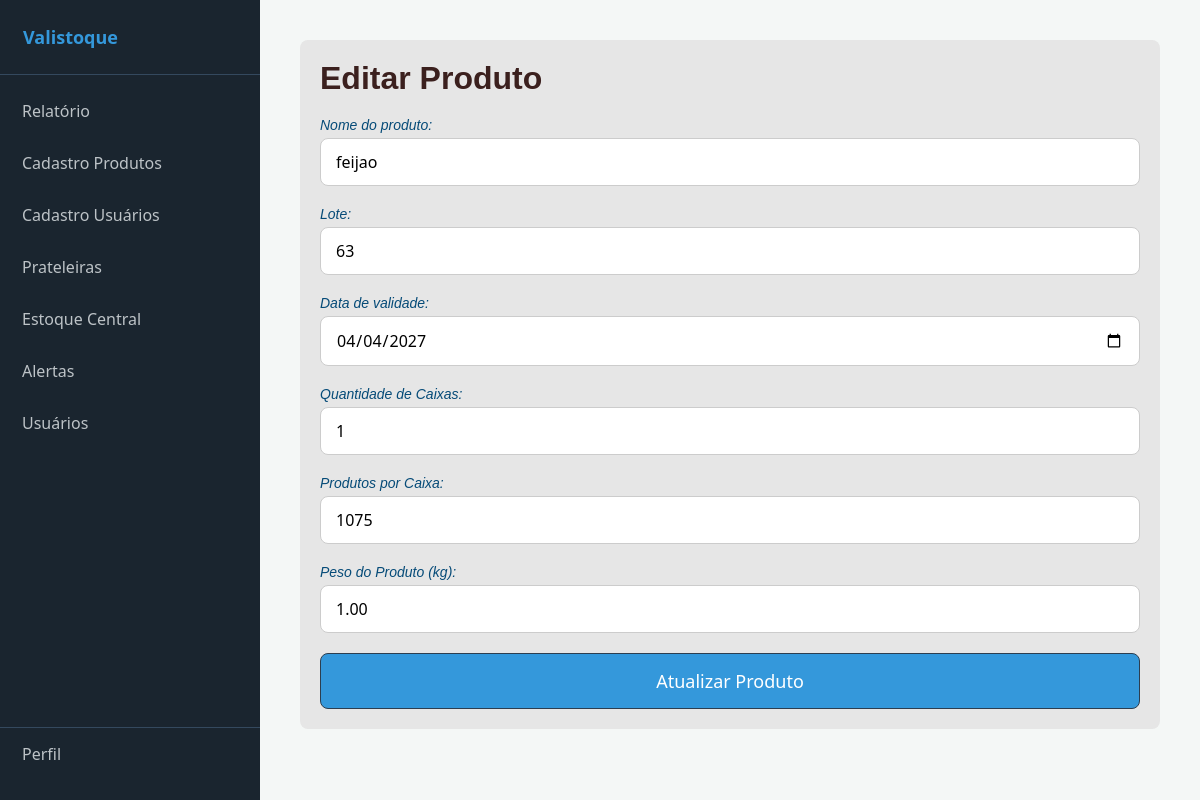
Screenshot of /paginas/produtos.php?editar_id=17 with the database file from the repository.
### tables this page shows
CREATE TABLE `estoque` (
  `id_estoque` int NOT NULL AUTO_INCREMENT,
  `nome_produto` varchar(150) NOT NULL,
  `lote` int NOT NULL,
  `data_validade` date NOT NULL,
  `total_itens` int NOT NULL,
  `peso_un` decimal(10,2) NOT NULL,
  `ativo` tinyint(1) DEFAULT '1',
  PRIMARY KEY (`id_estoque`)
);

### paginas/produtos.php (the view, shortened to what this page needs)
<?php
require_once __DIR__ . '/../php/config.php';
$produtoParaEditar = null;
if (isset($_GET['editar_id'])) {
    $id_editar = filter_input(INPUT_GET, 'editar_id', FILTER_VALIDATE_INT);
    if ($id_editar) {
        $stmt = $pdo->prepare("SELECT * FROM estoque WHERE id_estoque = :id");
        $stmt->bindValue(':id', $id_editar, PDO::PARAM_INT);
        $stmt->execute();
        $produtoParaEditar = $stmt->fetch(PDO::FETCH_ASSOC);
    }
}
?>
<!DOCTYPE html>
<html lang="pt-BR">
<head>
    <link rel="stylesheet" href="../css/style.css">
    <link rel="stylesheet" href="../css/produtos.css">
</head>
<body>
    <nav class="nav">
        <div class="header-nav">Valistoque</div>
        <ul>
            <li><a href="relatorio.html">Relatório</a></li>
            <li><a href="produtos.php">Cadastro Produtos</a></li>
            <li><a href="usuarios.php">Cadastro Usuários</a></li>
            <li><a href="prateleira.html">Prateleiras</a></li>
            <li><a href="estoque.php">Estoque Central</a></li>
            <li><a href="alertas.html">Alertas</a></li>
            <li><a href="ListaUsuarios.php">Usuários</a></li>
            <li style="margin-top: auto; border-top: 1px solid #34495e;">
                <a href="perfil.php">Perfil</a>
            </li>
        </ul>
    </nav>
    <main>
        <div id="secao-produto">
    <h1 id="titulo-cadastro-produto">
        <?= $produtoParaEditar ? 'Editar Produto' : 'Cadastro de Produto' ?>
    </h1>
    <form action="" method="POST" class="produto">
        <div>
            <label for="produto">Nome do produto:</label>
            <input type="text" id="produto" name="produto"
                   value="<?= htmlspecialchars($produtoParaEditar['nome_produto'] ?? '') ?>" required>
        </div>
        <div>
            <label for="lote">Lote:</label>
            <input type="number" id="lote" name="lote"
                   value="<?= htmlspecialchars($produtoParaEditar['lote'] ?? '') ?>" required>
        </div>
        <div>
            <label for="validade">Data de validade:</label>
            <input type="date" id="validade" name="validade"
                   value="<?= htmlspecialchars($produtoParaEditar['data_validade'] ?? '') ?>" required>
        </div>
        <div>
            <label for="caixa">Quantidade de Caixas:</label>
            <input type="number" id="caixa" name="caixa"
                   value="<?= htmlspecialchars($produtoParaEditar ? 1 : '') ?>" required>
        </div>
        <div>
            <label for="produto-caixa">Produtos por Caixa:</label>
            <input type="number" id="produto-caixa" name="produto-caixa"
                   value="<?= htmlspecialchars($produtoParaEditar['total_itens'] ?? '') ?>" required>
        </div>
        <div>
            <label for="peso">Peso do Produto (kg):</label>
            <input type="number" id="peso" name="peso" step="0.01"
                   value="<?= htmlspecialchars($produtoParaEditar['peso_un'] ?? '') ?>" required>
        </div>
        <button type="submit" class="btn-cadastrar">
            <?= $produtoParaEditar ? 'Atualizar Produto' : 'Salvar Produto' ?>
        </button>
    </form>
</div>
    </main>
</body>
</html>

### css/style.css (style rules this page uses)
* { margin: 0; padding: 0; box-sizing: border-box; font-family: 'Segoe UI', Tahoma, Geneva, Verdana, sans-serif; }
body { background-color: #f4f7f6; padding-left: 260px; }
.nav { width: 260px; height: 100vh; background-color: #1a252f; position: fixed; left: 0; top: 0; z-index: 1000; display: flex; flex-direction: column; }
.header-nav { padding: 25px 23px; color: #3498db; font-size: 18px; font-weight: bold; border-bottom: 1px solid #34495e; }
.nav ul { list-style: none; margin-top: 10px; display: flex; flex-direction: column; flex-grow: 1; padding-bottom: 20px; }
.nav ul li a { display: block; color: #bdc3c7; padding: 15px 22px; text-decoration: none; transition: all 0.3s ease; cursor: pointer; }

### css/produtos.css (style rules this page uses)
main { padding: 40px; }
#secao-produto { background-color: #e6e6e6; padding: 20px; border-radius: 8px; }
h1 { font-family: sans-serif; font-weight: bold; margin-bottom: 20px; color: #3b201e; }
label { display: block; font-family: sans-serif; font-style: italic; color: #064b78; margin-bottom: 5px; font-size: 14px; }
input, select { width: 100%; padding: 12px 15px; margin-bottom: 20px; border: 1px solid #ccc; border-radius: 8px; font-size: 16px; box-sizing: border-box; background-color: #fff; }
button { width: 100%; background-color: #3498db; color: #ffffff; border-radius: 8px; font-size: 18px; padding: 15px; border: 1px solid #2c3e50; cursor: pointer; transition: background 0.3s; }

### rows the page displays
estoque: produto "feijao", lote "63", validade "04/04/2027", produto-caixa "1075", peso "1.00"
